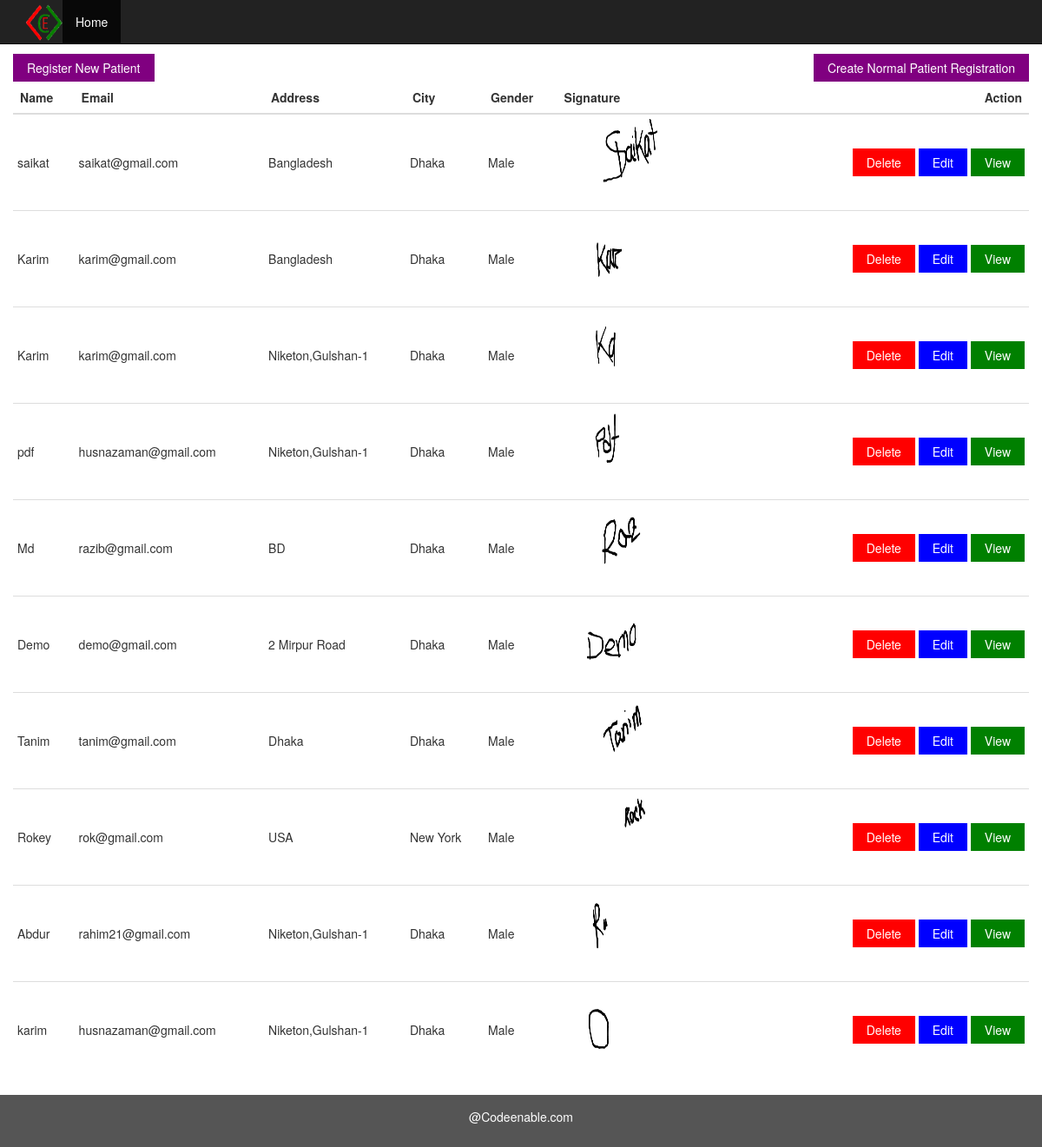
The app's page /patientList.php with its own data.
### tables this page shows
CREATE TABLE `canvas` (
  `id` int(11) NOT NULL,
  `firstName` varchar(100) NOT NULL,
  `lastName` varchar(100) NOT NULL,
  `email` varchar(50) NOT NULL,
  `address` text NOT NULL,
  `city` varchar(50) NOT NULL,
  `state` varchar(50) NOT NULL,
  `zip` varchar(50) NOT NULL,
  `gender` varchar(20) NOT NULL,
  `status` varchar(20) NOT NULL,
  `date` date NOT NULL,
  `familyDrName` varchar(100) NOT NULL,
  `familyDrPhn` int(15) NOT NULL,
  `reasonForReg` text NOT NULL,
  `medicineList` text NOT NULL,
  `image` longtext NOT NULL
);

### class/student.php (called while the page is built, shortened)
<?php
class Student
{
    private $conn;
    function __construct() {
    $servername = "localhost";
    $dbname = "crud";
    $username = "root";
    $password = "";
    $conn = new mysqli($servername, $username, $password, $dbname);
      if ($conn->connect_error) {
        die("Connection failed: " . $conn->connect_error);
       }else{
        $this->conn=$conn;
       }
    }
    public function patient_list(){
       $sql = "SELECT * FROM canvas ORDER BY id DESC ";
       $result=  $this->conn->query($sql);
       return $result;
    }
}
?>

### patientList.php (the view, shortened to what this page needs)
<?php
include 'header.php';
$patient_list = $student_obj->patient_list();
?>
<div class="container " >
    <div class="row content">
        <a  href="create-student-info.php"  class="button button-purple mt-12 pull-right">Create Normal Patient Registration</a>
        <a  href="create-canvas.php"  class="button button-purple mt-12 pull-left">Register New Patient</a>
        <table class="table">
            <thead>
                <tr>
                    <th>Name</th>
                    <th>Email</th>
                    <th>Address</th>
                    <th>City</th>
                    <th>Gender</th>
                    <th>Signature</th>
                    <th class="text-right">Action</th>
                </tr>
            </thead>
            <tbody>
<?php
if ($patient_list->num_rows > 0) {
  while ($row = $patient_list->fetch_assoc()) {
     ?>
             <tr>
                <td><?php echo $row["firstName"] ?></td>
                <td><?php echo $row["email"] ?></td>
                <td><?php echo $row["address"] ?></td>
                <td><?php echo $row["city"] ?></td>
                <td><?php echo $row["gender"] ?></td>
                <td><?php echo "<img src=\"{$row['image']}\" width=\"200\" height=\"100\" />" ?></td>
                <td class="text-right">
                    <a  href="<?php echo 'delete-patient-info.php?id=' . $row["id"] ?>" class="button button-red">Delete</a>
                    <a  href="<?php echo 'update-patient-info.php?id=' . $row["id"] ?>" class="button button-blue">Edit</a>
                    <a href="<?php echo 'read-patient-info.php?id=' . $row["id"] ?>" class="button button-green">View</a>
                </td>
            </tr>
    <?php
    }
}
?>
           </tbody>
        </table>
    </div>
</div>
<?php
include 'footer.php';
?>

### header.php (shortened to what this page needs)
<!DOCTYPE html>
<html lang="en" >
    <head>
        <link rel="stylesheet" href="https://maxcdn.bootstrapcdn.com/bootstrap/3.3.7/css/bootstrap.min.css">
        <link rel="stylesheet" href="./assets/style.css">
    </head>
    <body >
        <?php
        include './class/student.php';
        $student_obj = new Student();
        ?>
        <nav class="navbar navbar-inverse navbar-fixed-top">
            <div class="container-fluid">
                <div class="navbar-header">
                    <a class="navbar-brand" href="#"></a>
                </div>
                <div class="collapse navbar-collapse" id="myNavbar">
                    <ul class="nav navbar-nav">
                          <li> <img src="./assets/images/ce.png" alt="CE" class="tlogo"> </li>
                        <li class="active"><a href="index.php">Home</a></li>
                    </ul>
                </div>
            </div>
        </nav>

### footer.php
<footer class="container-fluid text-center">
  <p>@Codeenable.com</p>
</footer>
</body>
</html>

### assets/style.css (style rules this page uses)
body { padding-top: 50px; }
.navbar { margin-bottom: 0; border-radius: 0; }
.row.content { min-height:600px }
footer { background-color: #555; color: white; padding: 15px; }
.table > tbody > tr > td { padding: 5px; vertical-align: middle; }
.button { border: none; color: white; padding: 6px 16px; text-align: center; text-decoration: none; display: inline-block; font-size: 14px; cursor: pointer; }
.button-blue { background-color: #0000FF; }
.button-red { background-color: #FF0000; }
.button-green { background-color: #008000; }
.button-purple { background-color: purple; }
.mt-12 { margin-top: 12px; }
.tlogo { height:42px; width:42px; margin-top: 5px; }

### records on screen
canvas: firstName "saikat", email "saikat@gmail.com", address "Bangladesh", city "Dhaka", gender "Male", image (picture)
canvas: firstName "Karim", email "karim@gmail.com", address "Bangladesh", city "Dhaka", gender "Male", image (picture)
canvas: firstName "Karim", email "karim@gmail.com", address "Niketon,Gulshan-1", city "Dhaka", gender "Male", image (picture)
canvas: firstName "pdf", email "husnazaman@gmail.com", address "Niketon,Gulshan-1", city "Dhaka", gender "Male", image (picture)
canvas: firstName "Md", email "razib@gmail.com", address "BD", city "Dhaka", gender "Male", image (picture)
canvas: firstName "Demo", email "demo@gmail.com", address "2 Mirpur Road", city "Dhaka", gender "Male", image (picture)
canvas: firstName "Tanim", email "tanim@gmail.com", address "Dhaka", city "Dhaka", gender "Male", image (picture)
canvas: firstName "Rokey", email "rok@gmail.com", address "USA", city "New York", gender "Male", image (picture)
canvas: firstName "Abdur", email "rahim21@gmail.com", address "Niketon,Gulshan-1", city "Dhaka", gender "Male", image (picture)
canvas: firstName "karim", email "husnazaman@gmail.com", address "Niketon,Gulshan-1", city "Dhaka", gender "Male", image (picture)
